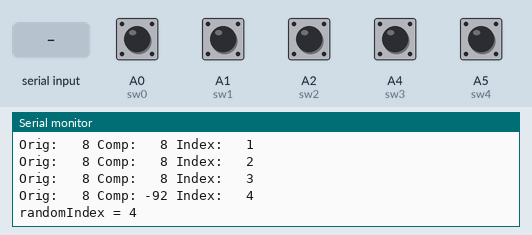
This sketch was run on a simulated Arduino Uno, built with avr-gcc and run on an emulated ATmega328P. On the bench: the last lines printed to the serial monitor. Inputs (shaded band) come from the test bench; at power-on: A0 (sw0), A1 (sw1), A2 (sw2), A4 (sw3), A5 (sw4) HIGH. Storage starts empty; random numbers use the default seed unless the sketch sets one; the audio player accepts every command and is not drawn.

Above: at 1.2 s.
1.3 s: A0 (sw0) pulled LOW for 0.15 s
At 2.6 s:
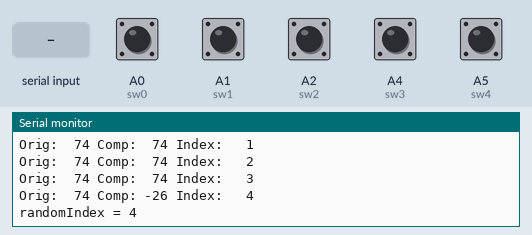
2.9 s: "0" received over Serial
At 3.7 s:
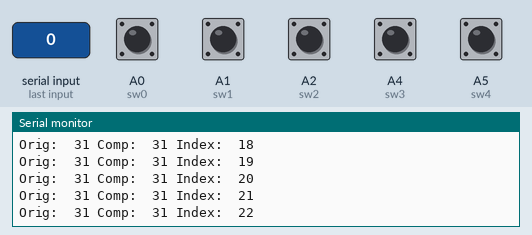
Timing chart, 0 to 5.9 s (numbered marks = the images above; inputs shaded):
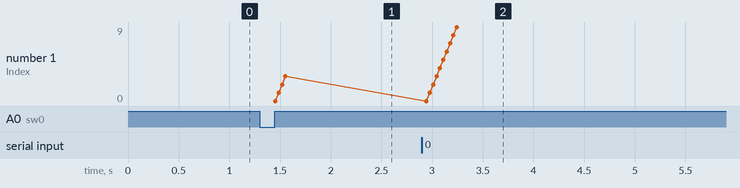

Measured:
- after the input at 1.3 s, the serial monitor: prints a new line after 0.15 s (image 1)
- after the input at 2.9 s, the serial monitor: prints a new line at once (image 2)
- plotted number 1: 3 → 9 after the input at 2.9 s

The sketch:

Dopamine-Box.ino
```cpp
#include "SD.h"
#include "TMRpcm.h"
#include "SPI.h"
//#include "LowPower.h"
#include <stdio.h>

// Analog Pins
#define sw0  A0             // 1st switch attached at pin A0
#define sw1  A1             // 2nd switch attached at pin A1
#define sw2  A2             // 3rd switch attached at pin A2
#define sw3  A4             // 4th switch attached at pin A3
#define sw4  A5             // 5th switch attached at pin A5

// Digital Pins
#define wakeUpPin 2         // Switch interrupt pin D2, for low power wakeup
#define SD_ChipSelectPin 4  // SD card chip select pin D4
#define speakerOut 9        // Speaker output pin D9
#define SD_MOSI 11          // SD card MOSI SPI output pin D11
#define SD_MISO 12          // SD card MISO SPI output pin D12
#define SD_SCK 13           // SD card SCK SPI output pin D13


// Variable to interface with the speaker & SD card
TMRpcm audioV;

// TODO: Remove
int counter = 6;

// Indicates the state of the system
//    There are 6 states from beginning to end. 0-->5,
//    This mirrors the amount of switches flipped
int stateIndicator = 0, savedState, randomIndex;

// Probability of output:     A,    B,    C,    X,    F},
int outputProbability[5][5]={{80,   10,   7,    3,    0},
                             {30,   50,   15,   5,    0},
                             {5,    70,   22,   3,    0},
                             {0,    10,   85,   3,    2},
                             {0,    0,    0,    0,    100}
                            };
// Switch Inputs
int InputArray[] = {0, 0, 0, 0, 0};

// Arrays containing the filenames for each output sound effect
//    They are split into 5 categories, depending on rarity of occurrence.
//    The final category is for when all switches are flipped.
char *soundsA[] = {"a1.wav", "a2.wav", "a3.wav", "a4.wav", "a5.wav", "a6.wav", "a7.wav"};
char *soundsB[] = {"b1.wav", "b2.wav", "b3.wav", "b4.wav", "b5.wav"};
char *soundsC[] = {"c1.wav", "c3.wav"};
char *soundsX[] = {"x3.wav", "x2.wav", "x1.wav"};
char *soundsF[] = {"f0.wav", "f1.wav", "f2.wav", "f3.wav", "f4.wav", "f5.wav"};
int sizeSounds[] = {7, 5, 2, 3, 6};

void setup(){

//  Pin & Serial Setup
  Serial.begin(9600);
  pinMode(wakeUpPin, INPUT);
  pinMode(sw0, INPUT);
  pinMode(sw1, INPUT);
  pinMode(sw2, INPUT);
  pinMode(sw3, INPUT);
  pinMode(sw4, INPUT);

//  SD Setup
  if (!SD.begin(SD_ChipSelectPin)) {
    Serial.println("SD fail");
    return;
  }
  else{
    Serial.println("SD OK");
  }

//  Audio library setup
  audioV.speakerPin = speakerOut;
  audioV.quality(1);
  audioV.setVolume(5);

//  Finite State Machine Setup
  savedState = stateIndicator;
}

void loop(){

// Attach interrupt
//  attachInterrupt(digitalPinToInterrupt(wakeUpPin), readSwitchStates, RISING);

// Enter Sleep Mode
//  LowPower.powerDown(SLEEP_FOREVER, ADC_OFF, BOD_OFF);

// Detach interrupt on interrupt
//  detachInterrupt(digitalPinToInterrupt(wakeUpPin));
  readSwitchStates();

//   Check State
  if (savedState < stateIndicator){
//    Update LEDs
//    Create sounds on advancement
    Serial.println(stateIndicator);
    playRandomSound(stateIndicator);
  }

// Perform Operations

// Update State
  savedState = stateIndicator;


//  debugBySerial();
}

void playRandomSound(int state){

  randomIndex = checkProbability(random(1, 101), state, 0);
//  randomIndex = state - 1;
  Serial.print("randomIndex = ");
  Serial.println(randomIndex);

  if(randomIndex == 4){
    audioV.play(soundsF[random(0, sizeSounds[4])]);
  }
  else if(randomIndex == 3){
    audioV.play(soundsX[random(0, sizeSounds[3])]);
  }
  else if(randomIndex == 2){
    audioV.play(soundsC[random(0, sizeSounds[2])]);
  }
  else if(randomIndex == 1){
    audioV.play(soundsB[random(0, sizeSounds[1])]);
  }
  else{
    audioV.play(soundsA[random(0, sizeSounds[0])]);
  }

}

// Subtractive & Recursive function to implement a probability distribution on a number between 1-100
int checkProbability(int randomStop, int distIndex, int probIndex){

  int comparison = randomStop - outputProbability[distIndex - 1][probIndex];

  char str[32];
  sprintf(str, "Orig: %3d Comp: %3d Index: %3d", randomStop, comparison, probIndex, distIndex);
  Serial.println(str);

  if(comparison >= 1){
    return checkProbability(comparison, distIndex, probIndex + 1);
  }
  else{
    return probIndex;
  }
}


// Reads the switches and counts the amount in the on state.
void readSwitchStates(){

  InputArray[0] = digitalRead(sw0);
  InputArray[1] = digitalRead(sw1);
  InputArray[2] = digitalRead(sw2);
  InputArray[3] = digitalRead(sw3);
  InputArray[4] = digitalRead(sw4);

  debugPrintState();

  stateIndicator = InputArray[0] + InputArray[1] + InputArray[2] + InputArray[3] + InputArray[4];
}

void debugBySerial(){
  // Use the Serial connection to test outputs or simulate inputs

  if(Serial.available()){
    switch(Serial.read()){
      case '0': audioV.play("f0.wav"); Serial.println("f0-cool"); break;
      case '1': audioV.play("f1.wav"); Serial.println("f1-cool"); break;
      case '2': audioV.play("f2.wav"); Serial.println("f2-cool"); break;
      case '3': audioV.play("f3.wav"); Serial.println("f3-cool"); break;
      case '4': audioV.play("f4.wav"); Serial.println("f4-cool"); break;
      case '5': audioV.play("f5.wav"); Serial.println("f5-cool"); break;
      case 'z': audioV.play("z.wav"); Serial.println("zelda-cool"); break;
      case 'l': audioV.play(soundsA[counter]); Serial.println(counter--); break;
      case 'P': audioV.play("temple"); break;
      case 't': audioV.play("catfish"); break;
      case 'p': audioV.pause(); break;
      case '?': if(audioV.isPlaying()){ Serial.println("A wav file is being played");} break;
      case 'S': audioV.stopPlayback(); break;
      case '[': stateIndicator--; break;
      case ']': stateIndicator++; break;
      case '=': audioV.volume(1); break;
      case '-': audioV.volume(0); break;
      default: break;
    }
  }
}

void debugPrintState(){
  // Print formatted input state to serial

  if(Serial.available()){
    char str[32];
    sprintf(str, "%4d   %4d   %4d   %4d   %4d", InputArray[0], InputArray[1], InputArray[2], InputArray[3], InputArray[4]);
    Serial.println(str);
  }
}
```
